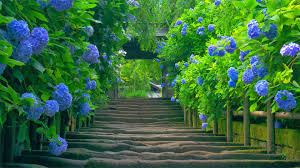
#> input picture image1.jpg, 300 x 168 px
$ python testHilbert.py image1.jpg
#> lines starting #> are read from the running program, lines starting #| are printed output that depends on the picture
import numpy as np
import scipy.io.wavfile as sio
import PIL
from PIL import Image
import pyaudio
import wave
import sys
import matplotlib.pyplot as plt
import math
import contextlib


class ImageSound(object):
	def __init__(self, filename):
		if filename is None:
			print("Must pass in a file name to ImageSound.")
			sys.exit(-1)
		self.imageFile = filename

	def __d2xy__(self, m, d):
		n = 2 ** m

		x = 0
		y = 0
		t = d
		s = 1

		while ( s < n ):
			rx = ( ( t // 2 ) % 2 )
			if ( rx == 0 ):
				ry = ( t % 2 )
			else:
				ry = ( ( t ^ rx ) % 2 )
			x, y = self.__rot__( s, x, y, rx, ry )
			x = x + s * rx
			y = y + s * ry
			t = ( t // 4 )

			s = s * 2

		return x, y

	def __rot__(self, n, x, y, rx, ry):
		if ( ry == 0 ):
			#
			#  Reflect.
			#
			if ( rx == 1 ):
				x = n - 1 - x
				y = n - 1 - y
			#
			#  Flip.
			#
			t = x
			x = y
			y = t

		return x, y

	def find_order(self, size):
		# print("finding order of: ", size)
		order = 0

		while size > 1:
			size = int(size / 2)
			order += 1

		return order

	def resize(self, image, size, t = Image.NEAREST):
		return image.resize((size, size), t)

	def get_raw_values (self):
		image = Image.open(self.imageFile)
#> image is the input picture: PIL image 300x168 RGB; mean R, G, B 56.9, 106.9, 61.6
		width, height = image.size
#> width = 300; height = 168

		order = self.find_order(min(width, height))
#> order = 7
		size = 2 ** order
#> size = 128

		newImage = self.resize(image, size, t = Image.NEAREST)
#> in resize, `return image.resize((size, size), t)`:
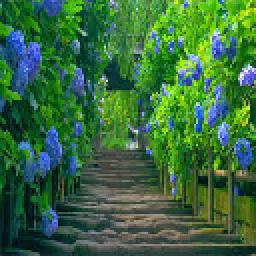
#> returned value: PIL image 128x128 RGB (shown 2 times larger); mean R, G, B 56.8, 106.7, 61.5
		pix = newImage.load()

		triverse_order = np.empty((size, size))
		# triverse_value = np.empty((size * size, 3))
		triverse_value = np.empty((size*size, 1))

		for d in range ( 0, size * size ):
			x, y = self.__d2xy__( order, d )
			triverse_order[x,y] = d
			values = pix[x,y]
			values = (values[0] + values[1] + values[2]) / 3
			# values = 255 - values
			triverse_value[d] = values
#> this loop made 16384 passes
#> values on passes 1 to 3: 46.67, 67.67, 52.67
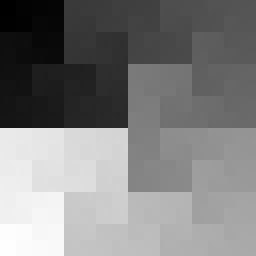
#> triverse_order: shape (128, 128) float64 (shown 2 times larger); min 0, max 16383, mean 8191.5; drawn with min black and max white

		triverse_value = triverse_value.astype('uint8')

		return triverse_value

	def filterSound(self, fileName):
		print("filtering sound")

	def playImage(self, rate = 44100):
		raw_values = self.get_raw_values()
		newFileName = self.imageFile[:-3] + 'wav'

		sio.write(newFileName, rate, raw_values)


		CHUNK = 1024

		# wf = wave.open(sys.argv[1], 'rb')
		wf = wave.open(newFileName, 'rb')

		# instantiate PyAudio (1)
		p = pyaudio.PyAudio()

		# open stream (2)
		stream = p.open(format=p.get_format_from_width(wf.getsampwidth()),
		                channels=wf.getnchannels(),
		                rate=wf.getframerate(),
		                output=True)

		# read data
		data = wf.readframes(CHUNK)   # type(data) = <class 'bytes'>


		# play stream (3)
		while len(data) > 0:
		  stream.write(data)  # data is of type <class 'bytes'>
		  data = wf.readframes(CHUNK)


		# stop stream (4)
		stream.stop_stream()
		stream.close()

		# close PyAudio (5)
		p.terminate()


if ( __name__ == '__main__' ):
  filename = 'image1.jpg'
  raw_values = ImageSound(filename).get_raw_values()
  raw_values = raw_values.astype('uint8')
  rate = 44100
  sio.write('source1.wav', 44100, raw_values)
  # print("size = ", raw_values.shape)
  print(type(raw_values[0,0]))
#| <class 'numpy.uint8'>
  test = ImageSound(filename)
  test.playImage()
#> (the call stopped at in playImage, `p = pyaudio.PyAudio()`: pyaudio is not available in this run)
